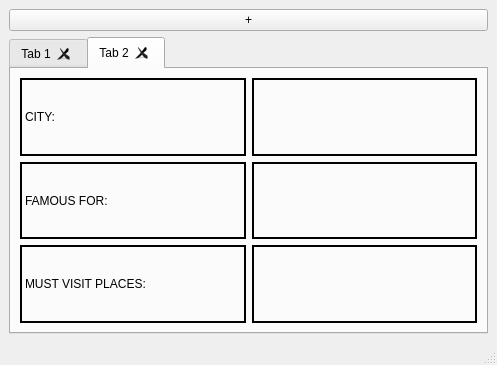
<?xml version="1.0" encoding="UTF-8"?>
<ui version="4.0">
 <class>MainWindow</class>
 <widget class="QMainWindow" name="MainWindow">
  <property name="geometry">
   <rect>
    <x>0</x>
    <y>0</y>
    <width>497</width>
    <height>365</height>
   </rect>
  </property>
  <property name="windowTitle">
   <string>MainWindow</string>
  </property>
  <widget class="QWidget" name="centralwidget">
   <layout class="QGridLayout" name="gridLayout_3">
    <item row="0" column="0">
     <widget class="QPushButton" name="pushButton_3">
      <property name="text">
       <string>+</string>
      </property>
     </widget>
    </item>
    <item row="1" column="0">
     <widget class="QTabWidget" name="tabWidget">
      <property name="toolTip">
       <string/>
      </property>
      <property name="currentIndex">
       <number>1</number>
      </property>
      <property name="elideMode">
       <enum>Qt::ElideLeft</enum>
      </property>
      <property name="documentMode">
       <bool>false</bool>
      </property>
      <property name="tabsClosable">
       <bool>true</bool>
      </property>
      <property name="movable">
       <bool>true</bool>
      </property>
      <widget class="QWidget" name="tab_1">
       <attribute name="icon">
        <iconset resource="ICON.qrc">
         <normaloff>:/TAB icons/redFlame.jpeg</normaloff>:/TAB icons/redFlame.jpeg</iconset>
       </attribute>
       <attribute name="title">
        <string>Tab 1</string>
       </attribute>
       <attribute name="toolTip">
        <string>tab_1</string>
       </attribute>
       <layout class="QGridLayout" name="gridLayout_2">
        <item row="1" column="0">
         <layout class="QVBoxLayout" name="verticalLayout">
          <item>
           <layout class="QHBoxLayout" name="horizontalLayout">
            <item>
             <widget class="QPushButton" name="pushButton">
              <property name="text">
               <string>READ FILE</string>
              </property>
             </widget>
            </item>
            <item>
             <spacer name="horizontalSpacer">
              <property name="orientation">
               <enum>Qt::Horizontal</enum>
              </property>
              <property name="sizeHint" stdset="0">
               <size>
                <width>118</width>
                <height>17</height>
               </size>
              </property>
             </spacer>
            </item>
            <item>
             <widget class="QPushButton" name="pushButton_2">
              <property name="text">
               <string>CLEAR</string>
              </property>
             </widget>
            </item>
           </layout>
          </item>
         </layout>
        </item>
        <item row="0" column="0">
         <widget class="QListWidget" name="listWidget"/>
        </item>
       </layout>
      </widget>
      <widget class="QWidget" name="tab_2">
       <attribute name="icon">
        <iconset resource="ICON.qrc">
         <normaloff>:/TAB icons/blueFlame.jpeg</normaloff>:/TAB icons/blueFlame.jpeg</iconset>
       </attribute>
       <attribute name="title">
        <string>Tab 2</string>
       </attribute>
       <attribute name="toolTip">
        <string>tab_2</string>
       </attribute>
       <layout class="QGridLayout" name="gridLayout">
        <item row="0" column="0">
         <layout class="QHBoxLayout" name="horizontalLayout_2">
          <item>
           <layout class="QVBoxLayout" name="verticalLayout_2">
            <item>
             <widget class="QLabel" name="label">
              <property name="styleSheet">
               <string notr="true">color:balck;
border: 2px solid black;
</string>
              </property>
              <property name="text">
               <string>CITY:</string>
              </property>
             </widget>
            </item>
            <item>
             <widget class="QLabel" name="label_2">
              <property name="styleSheet">
               <string notr="true">color:balck;
border: 2px solid black;
</string>
              </property>
              <property name="text">
               <string>FAMOUS FOR:</string>
              </property>
             </widget>
            </item>
            <item>
             <widget class="QLabel" name="label_3">
              <property name="styleSheet">
               <string notr="true">color:balck;
border: 2px solid black;
</string>
              </property>
              <property name="text">
               <string>MUST VISIT PLACES:</string>
              </property>
             </widget>
            </item>
           </layout>
          </item>
          <item>
           <layout class="QVBoxLayout" name="verticalLayout_3">
            <item>
             <widget class="QLabel" name="label_4">
              <property name="styleSheet">
               <string notr="true">color:balck;
border: 2px solid black;
</string>
              </property>
              <property name="text">
               <string/>
              </property>
             </widget>
            </item>
            <item>
             <widget class="QLabel" name="label_5">
              <property name="styleSheet">
               <string notr="true">color:balck;
border: 2px solid black;
</string>
              </property>
              <property name="text">
               <string/>
              </property>
             </widget>
            </item>
            <item>
             <widget class="QLabel" name="label_6">
              <property name="styleSheet">
               <string notr="true">color:balck;
border: 2px solid black;
</string>
              </property>
              <property name="text">
               <string/>
              </property>
             </widget>
            </item>
           </layout>
          </item>
         </layout>
        </item>
       </layout>
      </widget>
     </widget>
    </item>
   </layout>
  </widget>
  <widget class="QMenuBar" name="menubar">
   <property name="geometry">
    <rect>
     <x>0</x>
     <y>0</y>
     <width>497</width>
     <height>22</height>
    </rect>
   </property>
  </widget>
  <widget class="QStatusBar" name="statusbar"/>
 </widget>
 <resources>
  <include location="ICON.qrc"/>
 </resources>
 <connections/>
</ui>
